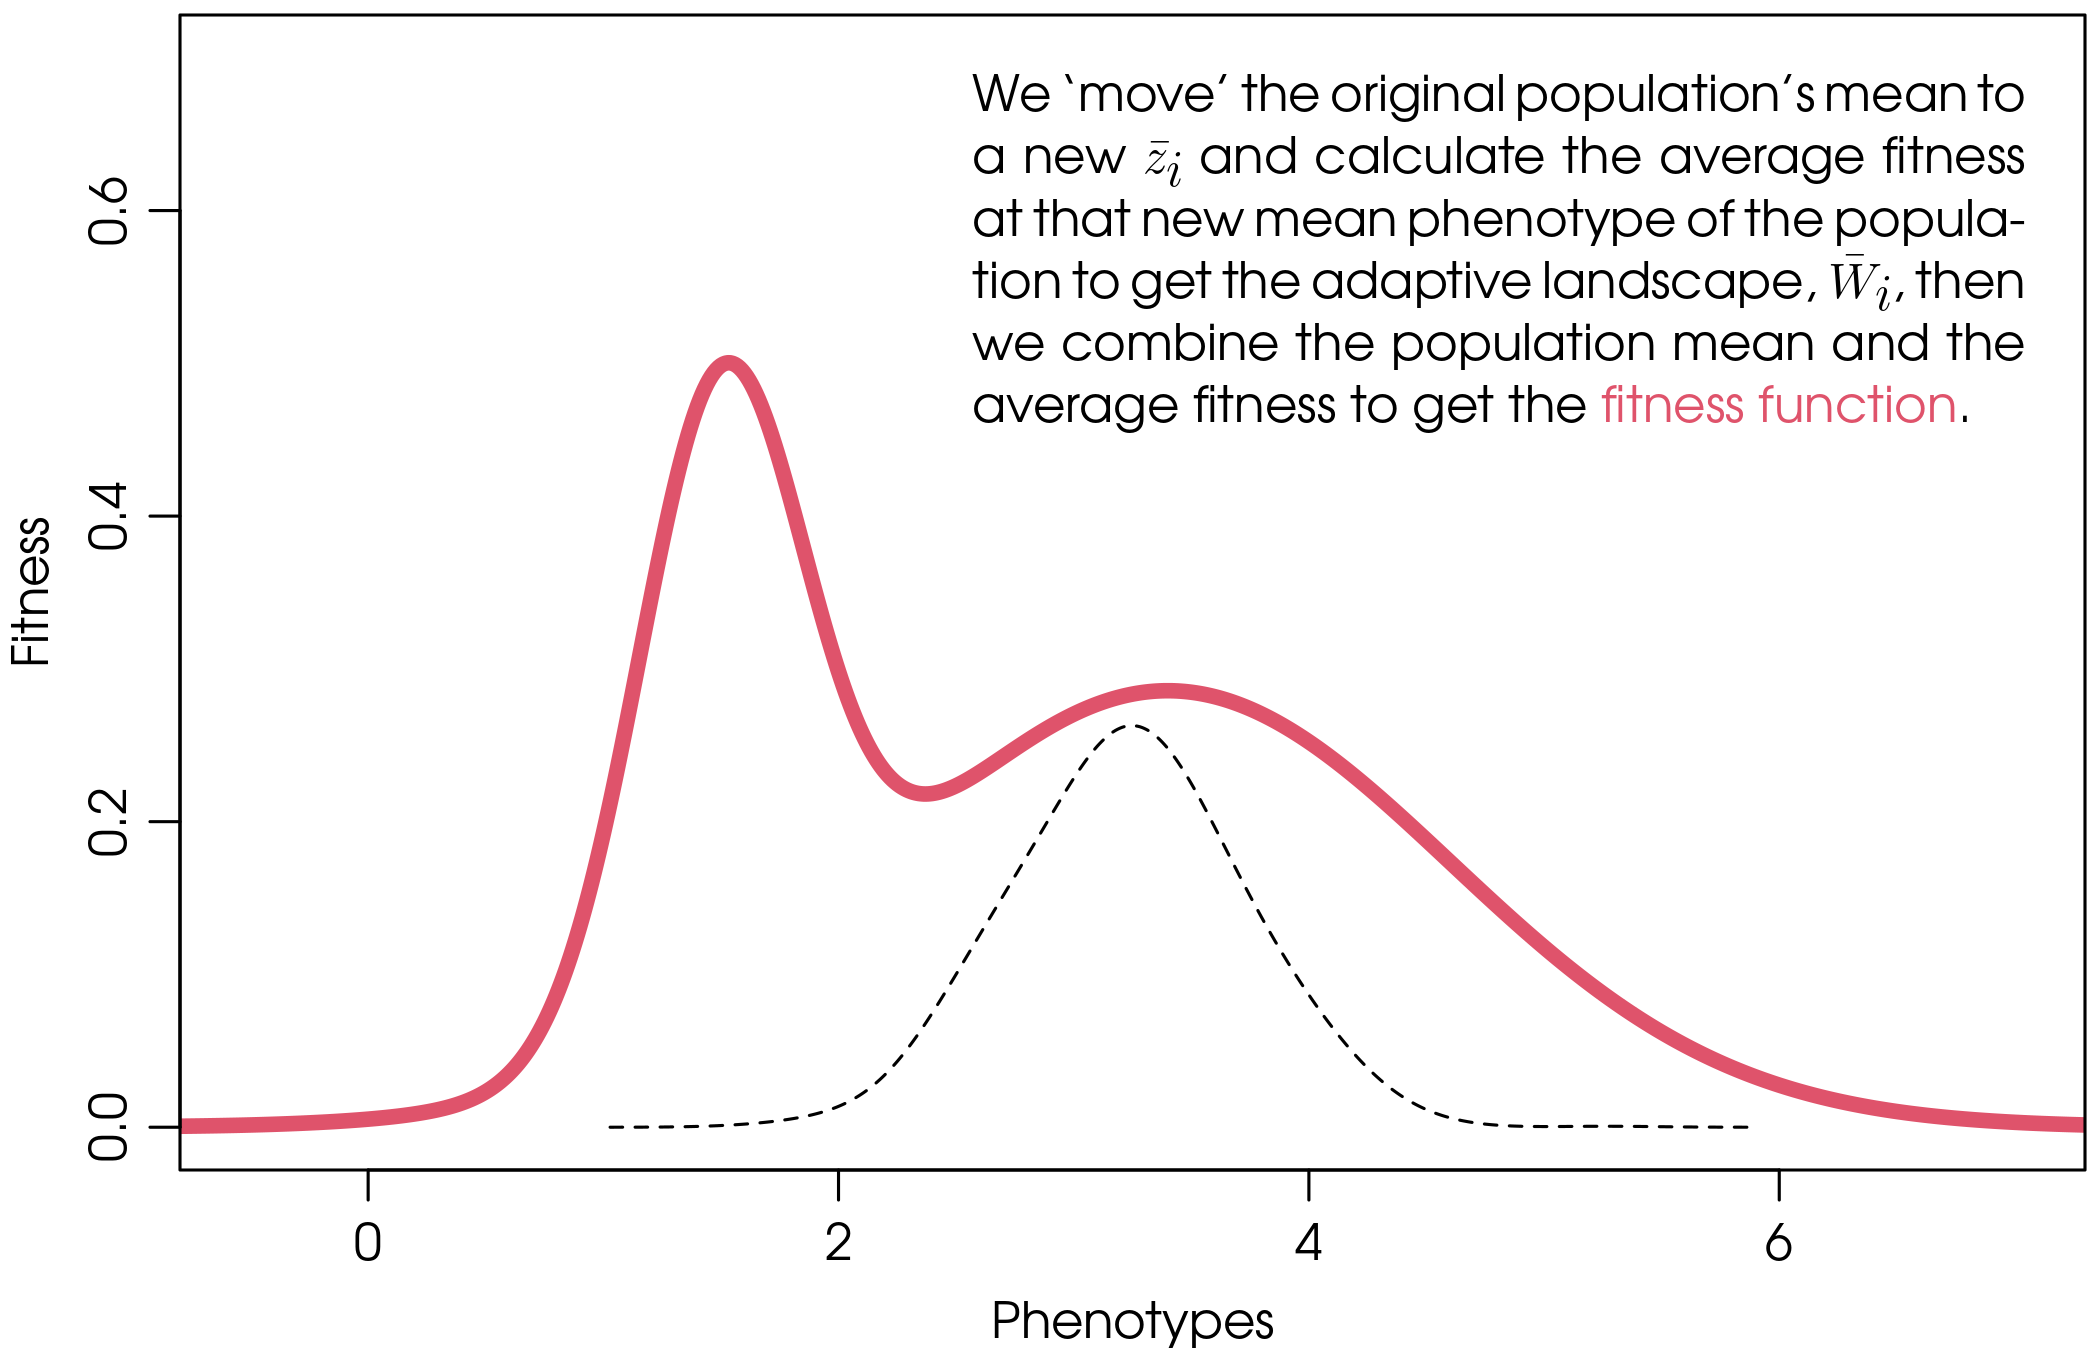

Source code (R):
## Simplified version of annotate.R

## Parameter for plotting
## Set x variable for the fitness function 
x = seq(-1, 7.5, by = .01)

## Math parameters for Fitness function 
s = .5
m = 1.5
t = 1.7
u = 3.4
div1 = 2.4
div2 = 3.5

## Set population parameters
## NB individuals, try with 10, and 1000 
n = 1000 
## Get fake phenotypes
## Phenotypes for the population
pheno = rnorm(n = n, mean = 3.2, sd = 0.5) 
## Make y height just for vizualisation purpose 
fit = rnorm(length(pheno), mean = .12, sd =.01)


## Load functions ----------------------------------------------------------
## Mathematical fitness function (2 peaks )
## This is a speculative fitness function, you could design your own.
fit.function  <- function(x, s, m, t, u, div1 = 2, div2 = 2.5) {
    exp(-s^(-2)*(x-m)^(2))/div1+exp(-t^(-2)*(x-u)^(2))/div2
}

main.plot <- function(mar = c(3, 3, .25, .25), col = 2) {
    ## Set parameter of plotting area 
    par(mar = mar)
    ## Plot fitness function 
    y = fit.function(x = x,s = s, m = m,t = t,u = u, div1 = div1, div2 = div2)
    plot(y ~ x, 
         xlim = c(-0.5, 7),
         ylim = c(0, .7),
         axes=FALSE,
         type = "l", lwd = 5, col = col, 
         ylab = "Fitness", xlab = "Phenotypes")
    axis(1)
    axis(2, at=seq(0, .6, .2))
    box()
}

## Make a fake population 
add.fake.pop =  function(x = pheno, y = fit,  alp = 1) {
    ## Line at the mean 
    ## abline(v = mean(x), lty = 3)
    ## Calculate the density of the population 
    dens.xy = density(x = x, n = 512, adjust = 2) # Adjust to make it smoother 
    ## Add density 
    lines(x = dens.xy$x, y = dens.xy$y/3, lty = 2)
}

## Draw plots --------------------------------------------------------------

if (exists("PNG") && PNG) {
    png("simplified.png",
        width = 7, height = 4.5,units = "in", res = 300,
        pointsize = 12, bg = "white")
    dev.control("enable")
}

par(family="TeX Gyre Adventor", mgp=c(2, .7, 0))
main.plot();
add.fake.pop(alp = .1); 

library(gridGraphics)
grid.echo()
downViewport("graphics-window-1-1")

library(xdvir)
runonce <- function() {
    author(readLines("simplified-source.tex"),
           engine=lualatexEngine,
           packages="xcolor",
           texFile="simplified.tex")
    typeset("simplified.tex", engine=lualatexEngine)
}

simplifiedDVI <- readDVI("simplified.dvi")
grid.dvi(simplifiedDVI,
         packages="xcolor",
         x=unit(1, "npc") - unit(5, "mm"), y=unit(1, "npc") - unit(5, "mm"),
         hjust="right", vjust="top")

  
if (exists("PNG") && PNG) {
    dev.off()
}

